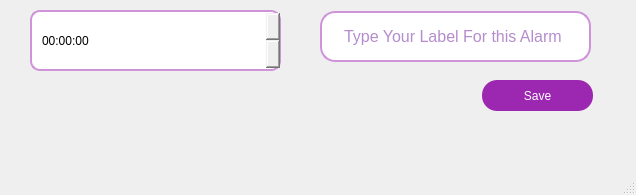
<?xml version="1.0" encoding="UTF-8"?>
<ui version="4.0">
 <class>MainWindow</class>
 <widget class="QMainWindow" name="MainWindow">
  <property name="geometry">
   <rect>
    <x>0</x>
    <y>0</y>
    <width>636</width>
    <height>195</height>
   </rect>
  </property>
  <property name="windowTitle">
   <string>MainWindow</string>
  </property>
  <widget class="QWidget" name="centralwidget">
   <widget class="QTimeEdit" name="timeEdit">
    <property name="geometry">
     <rect>
      <x>30</x>
      <y>10</y>
      <width>251</width>
      <height>61</height>
     </rect>
    </property>
    <property name="styleSheet">
     <string notr="true">QTimeEdit { 
    border: 2px solid #CE93D8; 
    border-radius: 10px; 
    padding: 8px; 
}</string>
    </property>
   </widget>
   <widget class="QLineEdit" name="lineEdit">
    <property name="geometry">
     <rect>
      <x>320</x>
      <y>11</y>
      <width>271</width>
      <height>51</height>
     </rect>
    </property>
    <property name="styleSheet">
     <string notr="true">
QLineEdit {
	transparent: 'Type yoour label';
    background: white;
    border: 2px solid #CE93D8;
    border-radius: 15px;
    padding: 12px 20px;
    font-size: 16px;
    color: #6A1B9A;
}
QLineEdit::placeholder {
    color: #BA68C8;
    font-style: italic;
}</string>
    </property>
    <property name="placeholderText">
     <string>Type Your Label For this Alarm</string>
    </property>
   </widget>
   <widget class="QPushButton" name="pushButton">
    <property name="geometry">
     <rect>
      <x>482</x>
      <y>80</y>
      <width>111</width>
      <height>31</height>
     </rect>
    </property>
    <property name="styleSheet">
     <string notr="true">QPushButton { 
    background: #9C27B0; 
    color: white; 
    border-radius: 15px; 
    padding: 10px 20px; 
}</string>
    </property>
    <property name="text">
     <string>Save</string>
    </property>
   </widget>
  </widget>
  <widget class="QMenuBar" name="menubar">
   <property name="geometry">
    <rect>
     <x>0</x>
     <y>0</y>
     <width>636</width>
     <height>26</height>
    </rect>
   </property>
  </widget>
  <widget class="QStatusBar" name="statusbar"/>
 </widget>
 <resources/>
 <connections/>
</ui>
